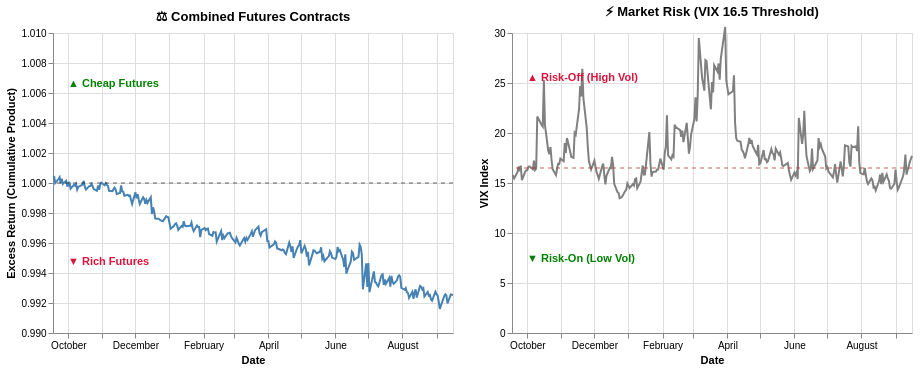

The notebook cell saved with this chart:
### Code cell
# Results combined contracts: Sep. 17, 2025-Sep. 16, 2026
complete_graph=create_arb_vix()
display(plot_contract_arb_band(complete_graph,'Combined Futures Contracts'))

### Figure 1 — Vega-Lite specification as saved in the notebook (floating-point values rounded to 4 significant figures; data arrays with more than 128 entries replaced by an {"elided": "..."} marker saying what was removed)
{"config": {"view": {"continuousWidth": 300, "continuousHeight": 300}}, "hconcat": [{"layer": [{"data": {"name": "data-d9392b98f68ada56881afc0e9ca5a377"}, "mark": {"type": "line", "color": "steelblue", "strokeWidth": 2}, "encoding": {"tooltip": [{"field": "date", "type": "temporal"}, {"field": "Cumulative Excess Return", "type": "quantitative"}], "x": {"field": "date", "title": "Date", "type": "temporal"}, "y": {"field": "Cumulative Excess Return", "scale": {"domain": [0.99, 1.01]}, "title": "Excess Return (Cumulative Product)", "type": "quantitative"}}}, {"data": {"name": "data-62270e77d641448c13ff0a9fcf3e6578"}, "mark": {"type": "rule", "color": "black", "opacity": 0.6, "strokeDash": [4, 4]}, "encoding": {"y": {"field": "y", "type": "quantitative"}}}, {"data": {"name": "data-69c349c818f6f758c06a3936f07db54c"}, "mark": {"type": "text", "align": "left", "baseline": "top", "color": "green", "dx": 5, "fontWeight": "bold"}, "encoding": {"text": {"field": "text", "type": "nominal"}, "x": {"value": 10}, "y": {"field": "y", "type": "quantitative"}}}, {"data": {"name": "data-edd0e39468aa7db5c84341d57983b65a"}, "mark": {"type": "text", "align": "left", "baseline": "bottom", "color": "crimson", "dx": 5, "fontWeight": "bold"}, "encoding": {"text": {"field": "text", "type": "nominal"}, "x": {"value": 10}, "y": {"field": "y", "type": "quantitative"}}}], "height": 300, "title": "⚖️ Combined Futures Contracts", "width": 400}, {"layer": [{"data": {"name": "data-d9392b98f68ada56881afc0e9ca5a377"}, "mark": {"type": "line", "color": "gray", "strokeWidth": 2}, "encoding": {"tooltip": [{"field": "date", "type": "temporal"}, {"field": "VIX", "type": "quantitative"}], "x": {"field": "date", "title": "Date", "type": "temporal"}, "y": {"field": "VIX", "scale": {"domain": [1, 30]}, "title": "VIX Index", "type": "quantitative"}}}, {"data": {"name": "data-36ce8cf7b9b85712b0e5da6a8d4c123f"}, "mark": {"type": "rule", "color": "firebrick", "opacity": 0.7, "strokeDash": [4, 4]}, "encoding": {"y": {"field": "y", "type": "quantitative"}}}, {"data": {"name": "data-e1693b16d8edb1761d863943e923bf84"}, "mark": {"type": "text", "align": "left", "baseline": "bottom", "color": "crimson", "dx": 5, "fontWeight": "bold"}, "encoding": {"text": {"field": "text", "type": "nominal"}, "x": {"value": 10}, "y": {"field": "y", "type": "quantitative"}}}, {"data": {"name": "data-7e10542b402220f02c931d4ac3477b9e"}, "mark": {"type": "text", "align": "left", "baseline": "top", "color": "green", "dx": 5, "fontWeight": "bold"}, "encoding": {"text": {"field": "text", "type": "nominal"}, "x": {"value": 10}, "y": {"field": "y", "type": "quantitative"}}}], "height": 300, "title": "⚡ Market Risk (VIX 16.5 Threshold)", "width": 400}], "$schema": "https://vega.github.io/schema/vega-lite/v6.4.1.json", "datasets": {"data-d9392b98f68ada56881afc0e9ca5a377": {"elided": "247 records"}, "data-62270e77d641448c13ff0a9fcf3e6578": [{"y": 1.0}], "data-69c349c818f6f758c06a3936f07db54c": [{"y": 1.007, "text": "▲ Cheap Futures"}], "data-edd0e39468aa7db5c84341d57983b65a": [{"y": 0.9944, "text": "▼ Rich Futures"}], "data-36ce8cf7b9b85712b0e5da6a8d4c123f": [{"y": 16.5}], "data-e1693b16d8edb1761d863943e923bf84": [{"y": 25, "text": "▲ Risk-Off (High Vol)"}], "data-7e10542b402220f02c931d4ac3477b9e": [{"y": 8, "text": "▼ Risk-On (Low Vol)"}]}}
